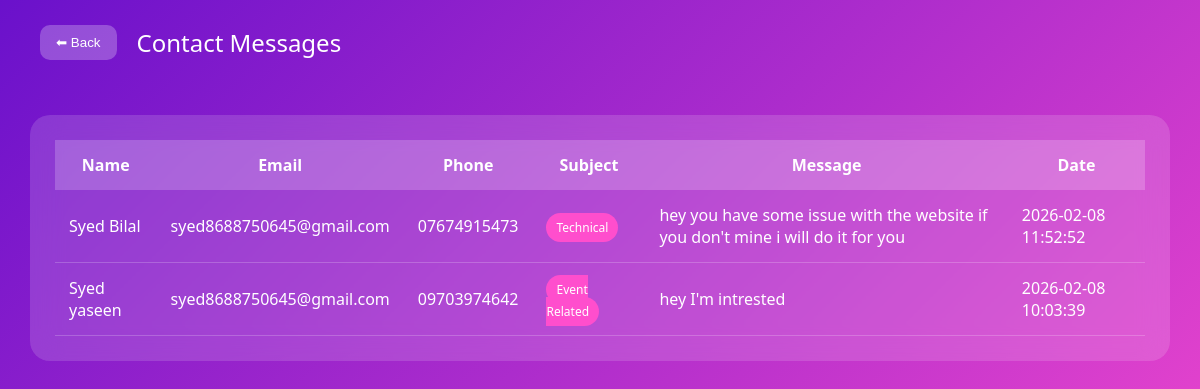
The app's page /admin/messages (signed in) with its own data.
### tables this page shows
CREATE TABLE contact_messages (
        id INTEGER PRIMARY KEY AUTOINCREMENT,
        first_name TEXT,
        last_name TEXT,
        email TEXT,
        phone TEXT,
        subject TEXT,
        message TEXT,
        created_at DATETIME DEFAULT CURRENT_TIMESTAMP
    );

### app.py (the view)
@app.route("/admin/messages")
def admin_messages():
    if not session.get("admin"):
        return redirect(url_for("admin_login"))
    conn = get_db_connection()
    messages = conn.execute("""
        SELECT * FROM contact_messages
        ORDER BY created_at DESC
    """).fetchall()
    conn.close()
    return render_template("admin_messages.html", messages=messages)

### app.py (called while the page is built)
def get_db_connection():
    conn = sqlite3.connect(DATABASE)
    conn.row_factory = sqlite3.Row
    return conn

### templates/admin_messages.html (shortened to what this page needs)
<!DOCTYPE html>
<html>
<head>
</head>
<body>
<div class="header">
<button onclick="goBack()" class="back-btn">⬅ Back</button>
Contact Messages
</div>
<div class="container">
<div class="card">
<table>
<tr>
<th>Name</th>
<th>Email</th>
<th>Phone</th>
<th>Subject</th>
<th>Message</th>
<th>Date</th>
</tr>
{% for m in messages %}
<tr>
<td>{{ m.first_name }} {{ m.last_name }}</td>
<td>{{ m.email }}</td>
<td>{{ m.phone }}</td>
<td><span class="tag">{{ m.subject }}</span></td>
<td>{{ m.message }}</td>
<td>{{ m.created_at }}</td>
</tr>
{% endfor %}
</table>
</div>
</div>
</body>
</html>

### templates/admin_messages.html (style rules this page uses)
body { margin: 0; font-family: 'Segoe UI', sans-serif; background: linear-gradient(135deg, #6a11cb, #ff4ecd); min-height: 100vh; }
.header { display:flex; align-items:center; padding:25px 40px; color:white; font-size:24px; }
.container { padding:30px; }
.card { background:rgba(255,255,255,0.15); backdrop-filter:blur(15px); border-radius:20px; padding:25px; }
table { width:100%; border-collapse:collapse; color:white; }
th { padding:14px; background:rgba(255,255,255,0.2); }
td { padding:14px; border-bottom:1px solid rgba(255,255,255,0.2); }
.tag { padding:6px 10px; border-radius:15px; font-size:12px; background:#ff4ecd; }
.back-btn { margin-right: 20px; padding: 10px 16px; border: none; border-radius: 10px; background: rgba(255, 255, 255, 0.25); color: white; cursor: pointer; }

### records on screen
contact_messages: first_name "Syed", last_name "Bilal", email "syed8688750645@gmail.com", phone "07674915473", subject "Technical", message "hey you have some issue with the website if you don't mine i will do it for you", created_at "2026-02-08 11:52:52"
contact_messages: first_name "Syed", last_name "yaseen", email "syed8688750645@gmail.com", phone "09703974642", subject "Event Related", message "hey I'm intrested", created_at "2026-02-08 10:03:39"
